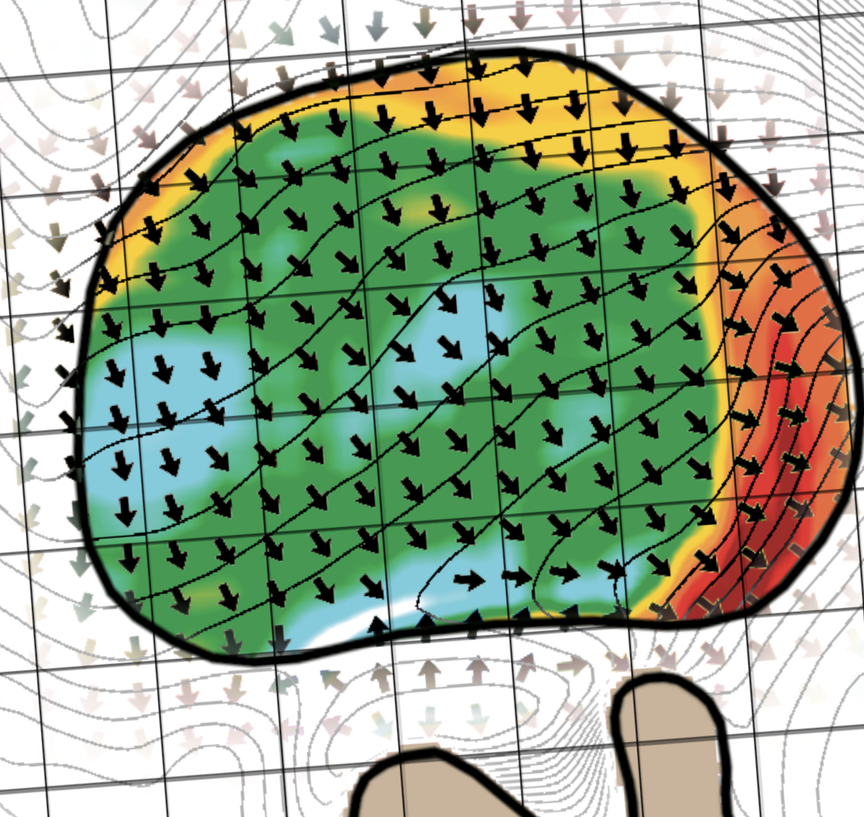
#> input picture backend/resources/greenMaps/PresidioGC/Hole_1/Hole_1.png, 864 x 817 px, shrunk from 1206 x 1140 before the run
$ python -i green_map_outline.py   (imports and definitions only)
#> lines starting #> are read from the running program, lines starting #| are printed output that depends on the picture; after the words box and inside, x2 and y2 are one past the last pixel; in counts of white or black regions, pixels touching at a corner belong together
#> further down, picture is the input picture: shape (817, 864, 3); mean B, G, R 141.7, 167.2, 151
import numpy as np
import cv2


def extract_green_mask_from_boundary(image_bgr: np.ndarray) -> np.ndarray:
    """
    Robustly extract inside-green mask using ONLY the boundary.

    Steps:
      1) Threshold to find dark pixels (boundary line).
      2) Morphologically close gaps in the boundary.
      3) Flood-fill from the image border to mark "outside".
      4) Inside-green = NOT outside AND NOT boundary.

    This is robust to white patches inside the green (0% slope areas).
    """
    gray = cv2.cvtColor(image_bgr, cv2.COLOR_BGR2GRAY)
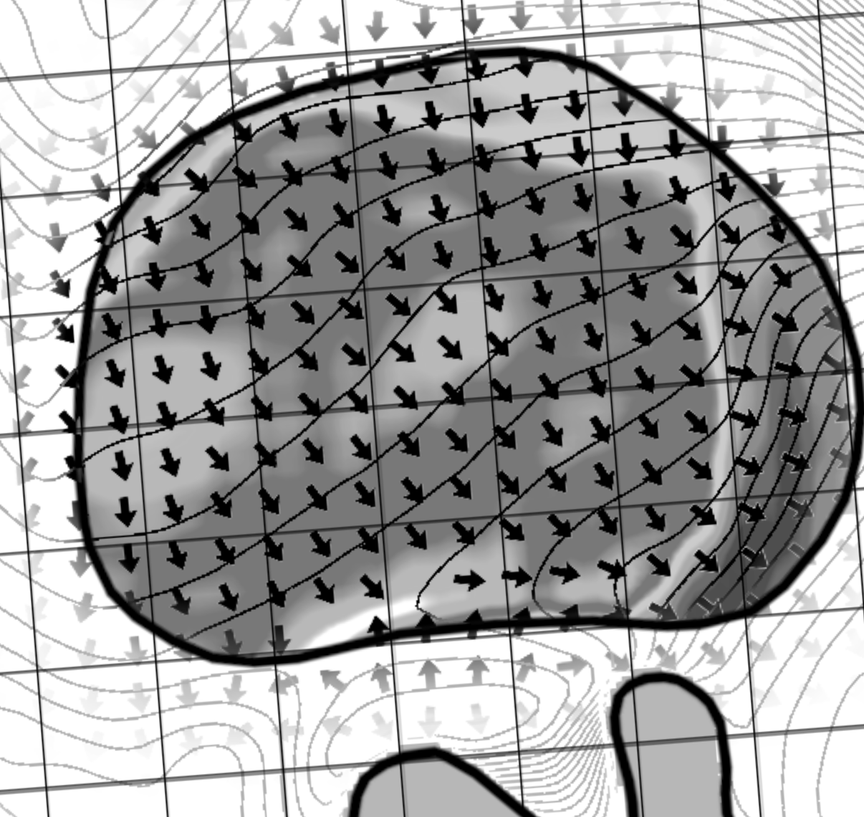
#> gray: shape (817, 864); min 0, max 255, mean 159.5

    # 1) Threshold for dark boundary pixels.
    # Tune 'thresh' if your boundary isn't detected strongly.
    thresh = 70
    boundary = (gray < thresh).astype(np.uint8) * 255
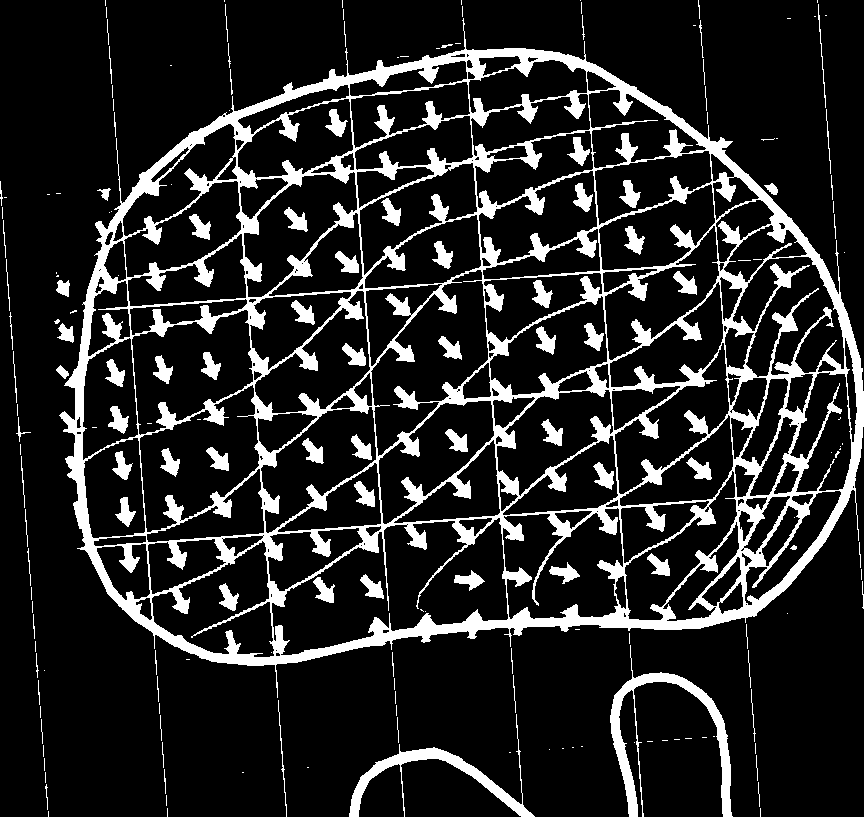
#> boundary: shape (817, 864); 15% white; 187 white regions (92 under 20 px), largest, box (x1, y1, x2, y2) and area: (59, 18, 864, 698) 85135, (610, 645, 733, 817) 3427, (349, 714, 535, 817) 2453

    # 2) Close small gaps in boundary so floodfill doesn't leak in.
    kernel = np.ones((7, 7), np.uint8)
    boundary_closed = cv2.morphologyEx(boundary, cv2.MORPH_CLOSE, kernel, iterations=2)
#> boundary_closed: shape (817, 864); 23.1% white; 79 white regions (38 under 20 px), largest, box (x1, y1, x2, y2) and area: (54, 0, 864, 698) 151272, (610, 645, 733, 817) 4205, (349, 714, 535, 817) 2681

    # Optional: slightly dilate boundary to ensure it's watertight
    boundary_closed = cv2.dilate(boundary_closed, kernel, iterations=1)
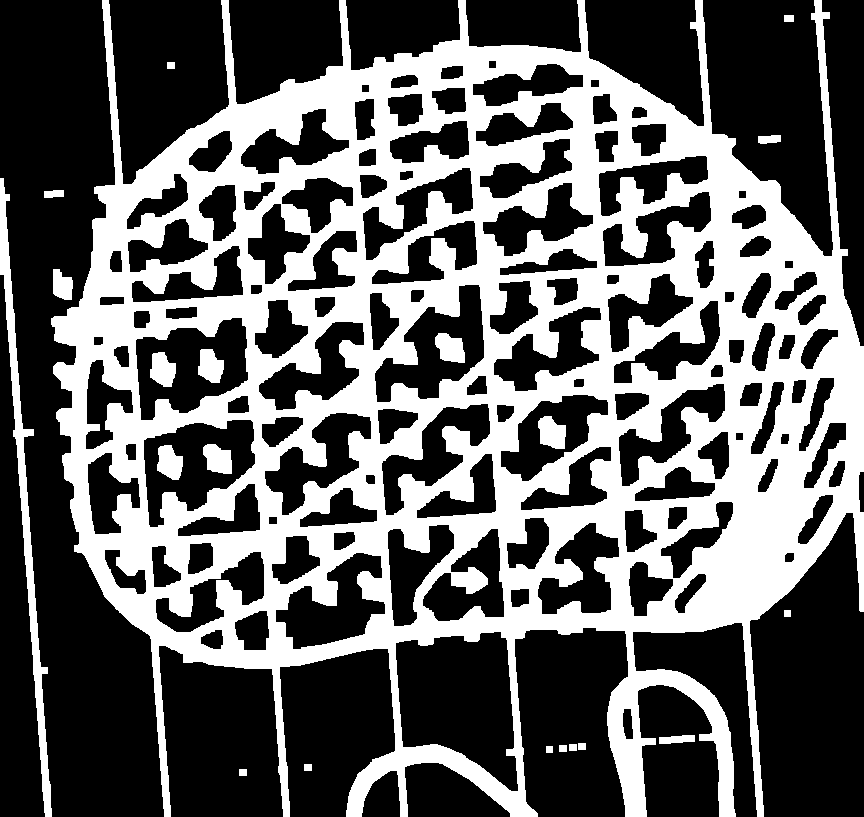
#> boundary_closed: shape (817, 864); 38.8% white; 21 white regions, largest, box (x1, y1, x2, y2) and area: (51, 0, 864, 817) 263028, (0, 178, 52, 817) 5002, (538, 416, 566, 449) 697

    # 3) Flood fill "outside" starting from the image border.
    # Create an image where boundary pixels are "walls" (255), others are 0.
    walls = boundary_closed.copy()

    h, w = walls.shape
#> h = 817; w = 864
    flood = walls.copy()

    # Flood fill expects a mask that's 2 pixels larger than the image.
    ff_mask = np.zeros((h + 2, w + 2), dtype=np.uint8)

    # Flood fill from top-left corner (assumed outside).
    # If your top-left could ever be inside, pick another corner or do multiple.
    cv2.floodFill(flood, ff_mask, seedPoint=(0, 0), newVal=128)
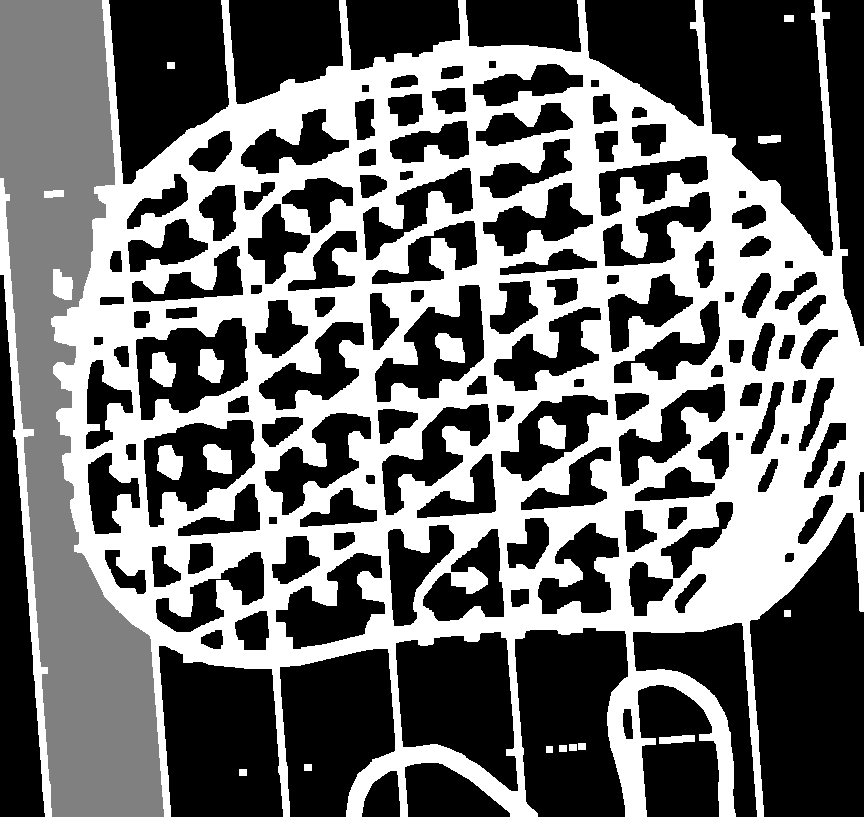
#> flood: shape (817, 864); 9.42% of pixels changed, all inside (x1, y1, x2, y2) = (0, 0, 164, 817)

    # Pixels marked 128 are reachable from outside without crossing boundary.
    outside = (flood == 128)
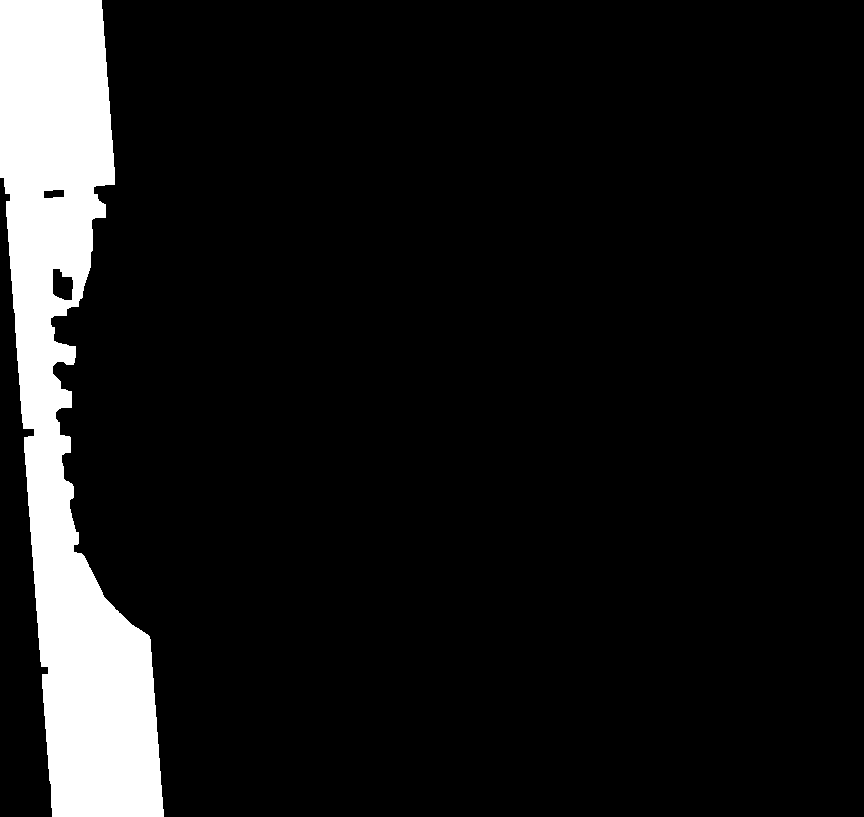
#> outside: shape (817, 864) bool; 9.4% white; 1 white region, box (x1, y1, x2, y2) and area: (0, 0, 164, 817) 66500

    # 4) Inside is everything that's not outside and not boundary walls.
    inside = (~outside) & (walls == 0)
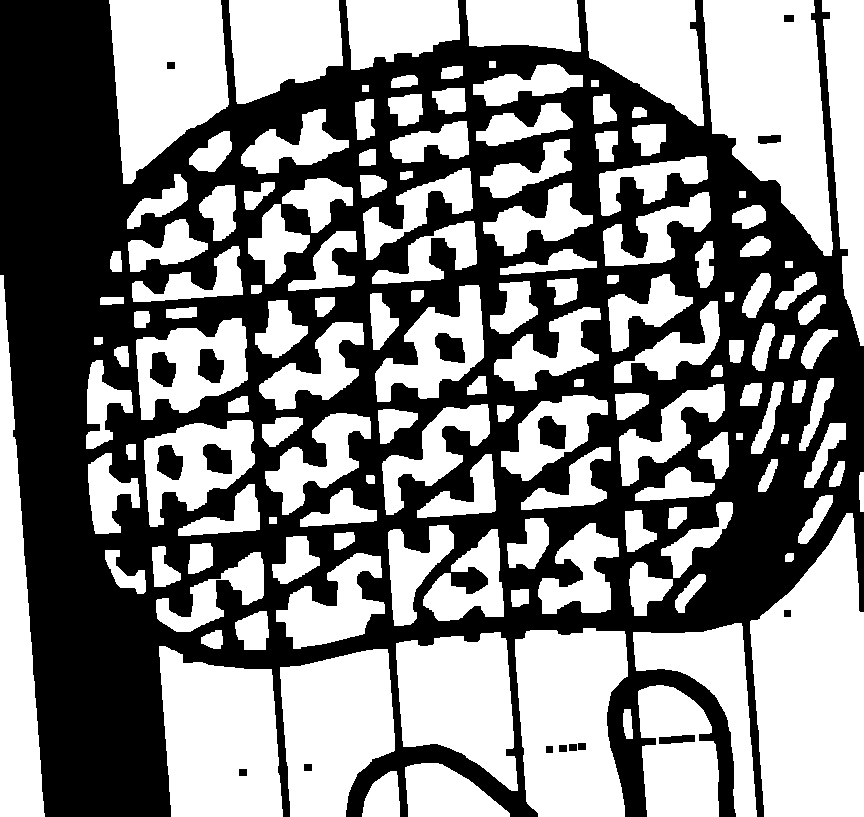
#> inside: shape (817, 864) bool; 51.8% white; 18 black regions, largest, box (x1, y1, x2, y2) and area: (0, 0, 864, 817) 335149, (538, 416, 566, 449) 697, (435, 333, 465, 363) 669

    return inside

>>> import cv2
>>> picture = cv2.imread('../resources/greenMaps/PresidioGC/Hole_1/Hole_1.png')
>>> result = extract_green_mask_from_boundary(picture)
